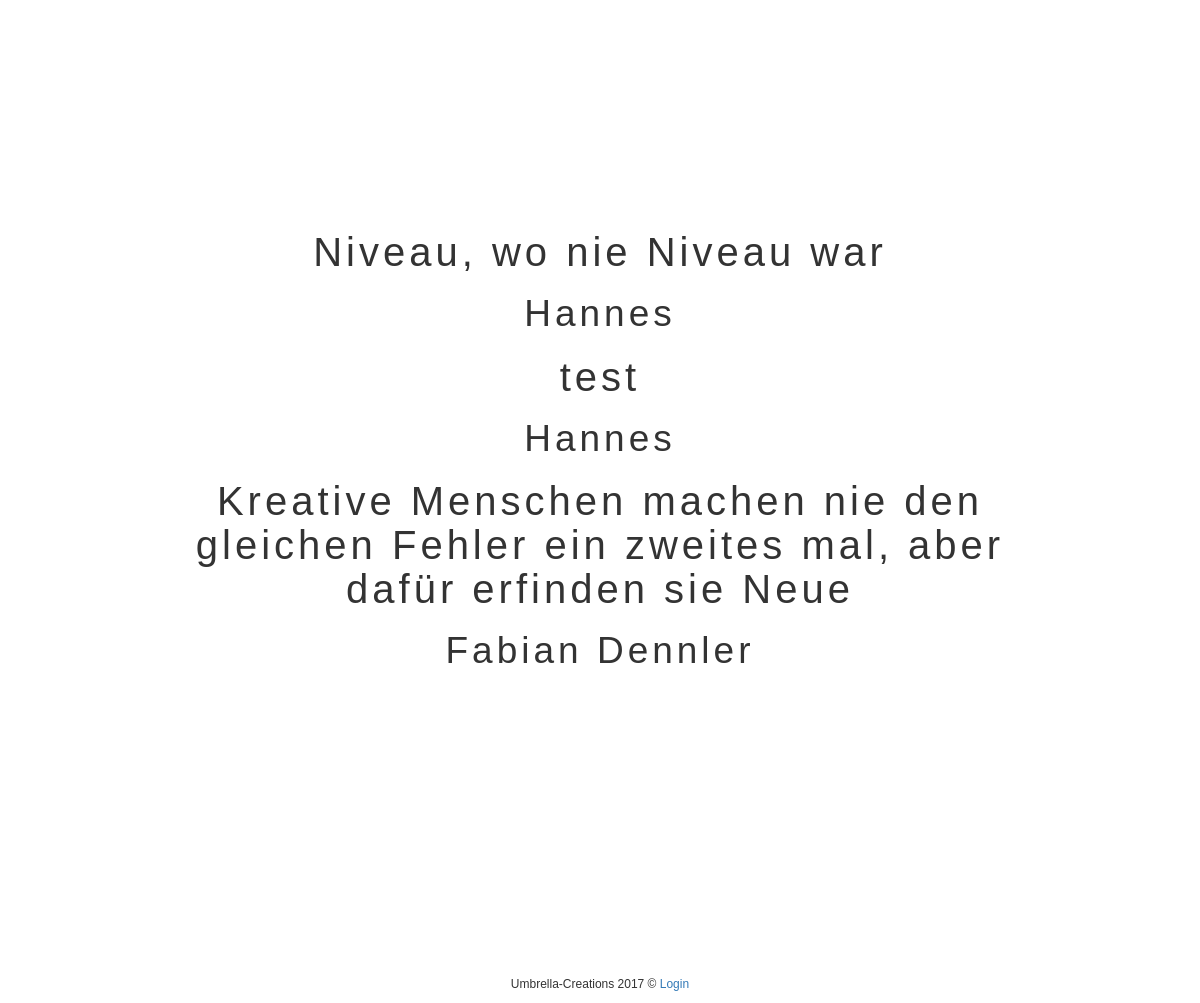
Page /index-original.php on the committed database.
### tables this page shows
CREATE TABLE IF NOT EXISTS `zitat` (
  `idZitat` bigint(20) NOT NULL AUTO_INCREMENT,
  `quote` longtext NOT NULL,
  `autor` varchar(255) NOT NULL,
  `updated` datetime DEFAULT NULL,
  `created` datetime NOT NULL,
  PRIMARY KEY (`idZitat`)
);

### index-original.php (the view, shortened to what this page needs)
<?php
require_once ('inc/connect.php');
$abfrage = 'SELECT * FROM zitat';
$res = mysqli_query ($link, $abfrage) or die('Fehler mysqli_query(): ' . mysqli_error($link));
?>
<!DOCTYPE html>
<html lang="de-CH">
	<head>
		<link rel="stylesheet" href="https://maxcdn.bootstrapcdn.com/bootstrap/3.3.7/css/bootstrap.min.css">
		<link rel="stylesheet" href="css/styles.css">
	</head>
	<body>
		<div class="page">
			<div class="content">
					<?php
					while ($row = mysqli_fetch_assoc($res)) {
						echo "<div class='zitat'>";
							echo "<h1>";
								echo $row['quote'];
							echo "</h1>";
						echo "</div>";
						echo "<div class='autor'>";
							echo "<h2>";
								echo $row['autor'];
							echo "</h2>";
						echo "</div>";
					}
					?>
				</div>
			</div>
			<div class="footer">
				<p>Umbrella-Creations 2017 &copy; <a href="files/login.php">Login</a></p>
			</div>
	</body>
</html>

### css/styles.css (style rules this page uses)
body { font-family: Arial, sans-serif; font-size: 20px; display: block; width: 70%; height: 100%; margin-left: auto; margin-right: auto; text-align: center; }
.page { padding-top: 25%; }
.content { letter-spacing: 0.2em; }
h1 { font-size: 200%; }
h2 { font-size: 185%; }
.footer { font-size: 12px; padding-top: 35%; }

### rows in the picture
zitat: quote "Niveau, wo nie Niveau war", autor "Hannes"
zitat: quote "test", autor "Hannes"
zitat: quote "Kreative Menschen machen nie den gleichen Fehler ein zweites mal, aber dafür erfinden sie Neue", autor "Fabian Dennler"
